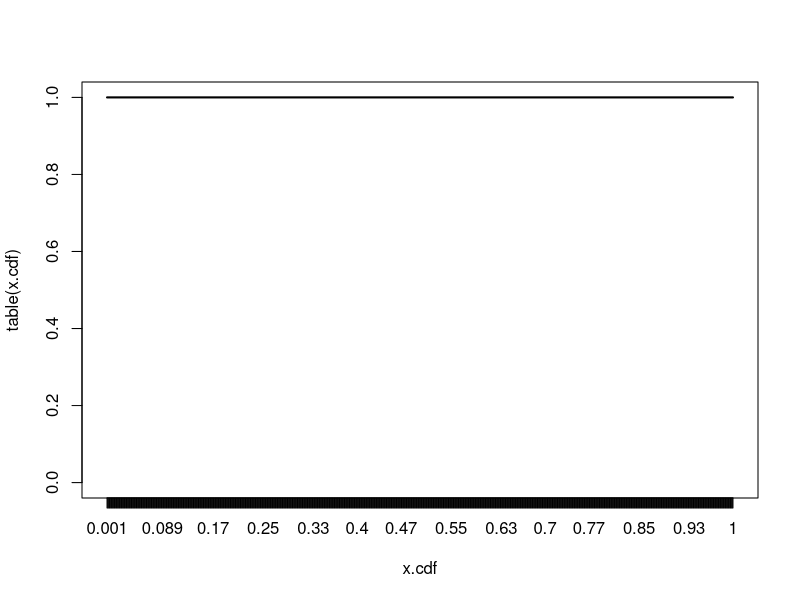

This figure's R source:


# Question 3.a
# run the file from console " source("Q_3b.r")"

# sample size
n = 1000

# random sample from exponential dist
x = rexp(1000, rate=1)


# sort values
x = sort(x) 

# frequency distribution of x
x.freq = table(x)

# cdf
x.cdf = c()
for(value in x){
  x.cdf = append(x.cdf, length(x[ x <= value])/n, after= length(x.cdf))
}


# plot the freq dist of the cdf.
plot(table(x.cdf), type="l")
